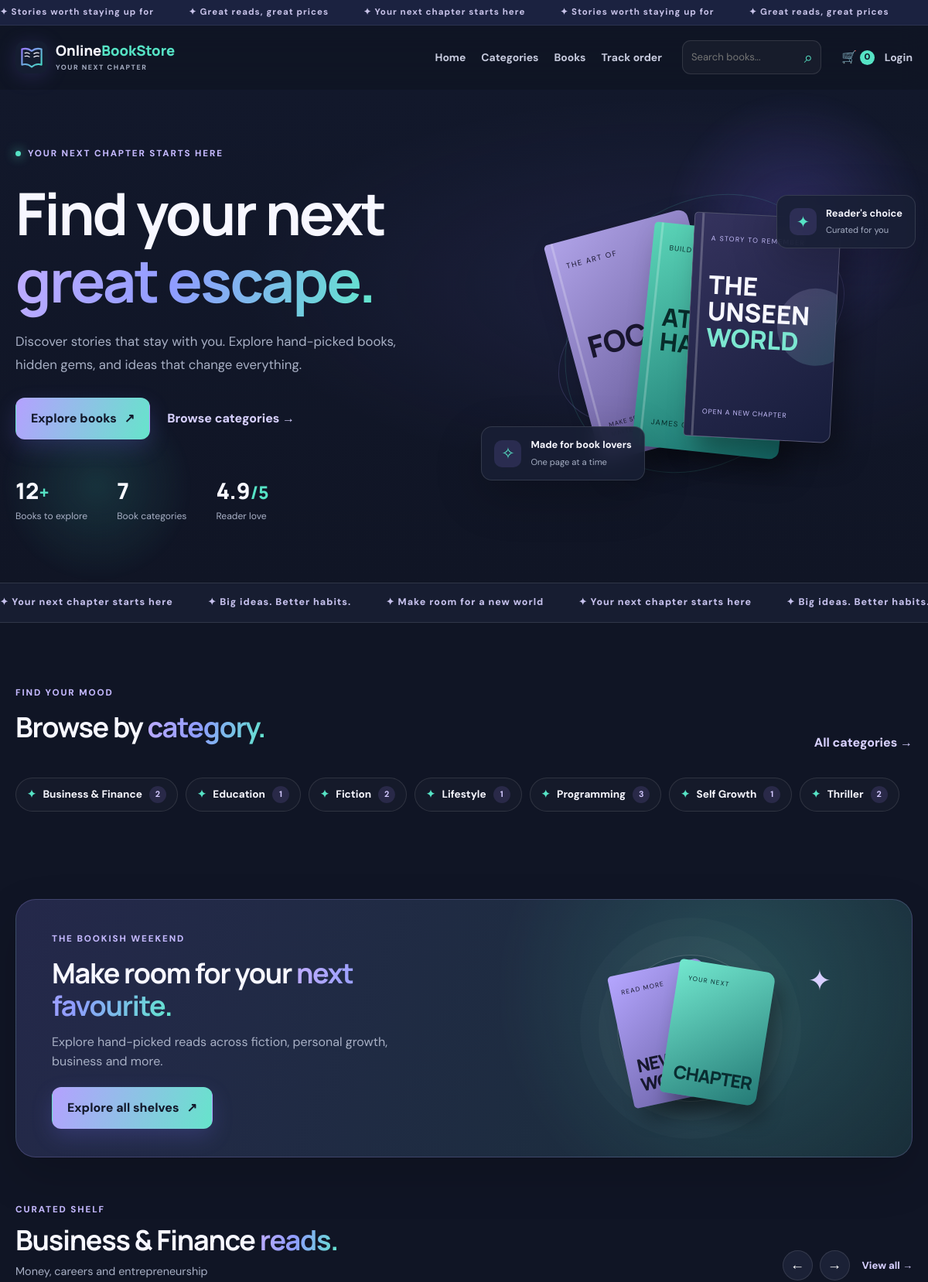
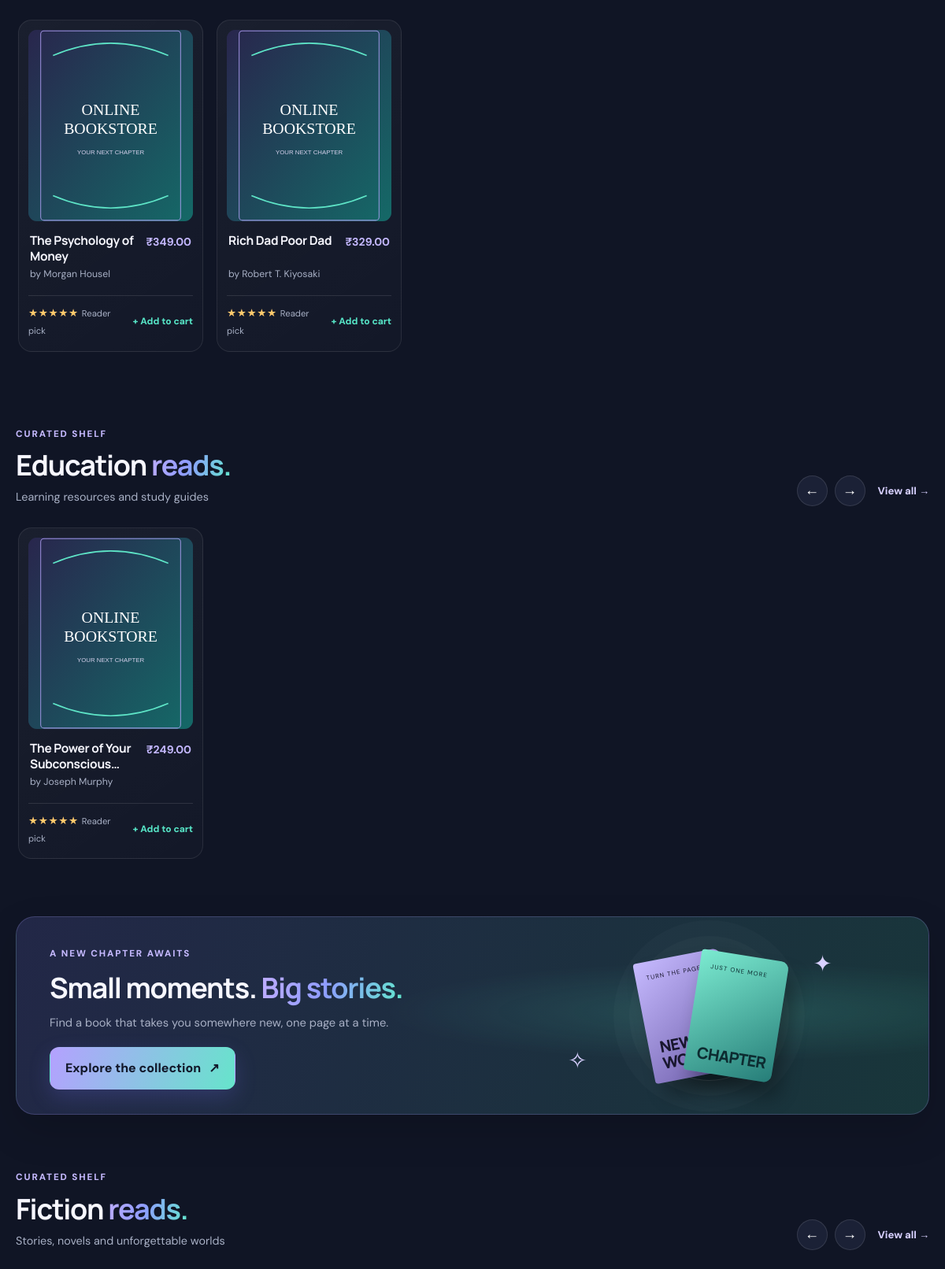
Page /index.php?featured=1 (upper part) on the committed database (2 pictures, top to bottom).
### tables this page shows
CREATE TABLE banners (
  id INT AUTO_INCREMENT PRIMARY KEY,
  title VARCHAR(180) NOT NULL,
  subtitle VARCHAR(255) DEFAULT NULL,
  button_text VARCHAR(80) DEFAULT 'Explore books',
  button_link VARCHAR(255) DEFAULT 'index.php#books',
  background VARCHAR(40) DEFAULT '#18233d',
  is_active TINYINT(1) NOT NULL DEFAULT 1,
  sort_order INT NOT NULL DEFAULT 0
);

CREATE TABLE categories (
  id INT AUTO_INCREMENT PRIMARY KEY,
  name VARCHAR(100) NOT NULL UNIQUE,
  slug VARCHAR(120) NOT NULL UNIQUE,
  description VARCHAR(255) DEFAULT NULL
);

CREATE TABLE books (
  id INT AUTO_INCREMENT PRIMARY KEY,
  category_id INT DEFAULT NULL,
  title VARCHAR(180) NOT NULL,
  author VARCHAR(160) NOT NULL,
  description TEXT,
  price DECIMAL(10,2) NOT NULL DEFAULT 0,
  old_price DECIMAL(10,2) DEFAULT NULL,
  cover VARCHAR(500) DEFAULT NULL,
  stock INT NOT NULL DEFAULT 0,
  is_featured TINYINT(1) NOT NULL DEFAULT 0,
  created_at TIMESTAMP DEFAULT CURRENT_TIMESTAMP,
  FOREIGN KEY (category_id) REFERENCES categories(id) ON DELETE SET NULL
);

### config/config.php (called while the page is built, shortened)
<?php
function e($value) { return htmlspecialchars((string)$value, ENT_QUOTES, 'UTF-8'); }
function money($amount) { return '₹' . number_format((float)$amount, 2); }

### index.php (the view, shortened to what this page needs)
<?php
require_once __DIR__ . '/config/config.php';
$bannerRows = [];
$categories = [];
try {
    $bannerRows = $pdo->query("SELECT * FROM banners WHERE is_active=1 ORDER BY sort_order,id LIMIT 5")->fetchAll();
    $categories = $pdo->query("SELECT c.*, COUNT(b.id) AS book_count FROM categories c LEFT JOIN books b ON b.category_id=c.id GROUP BY c.id ORDER BY c.name")->fetchAll();
} catch (Throwable $e) { $dbProblem = true; }
include __DIR__ . '/includes/header.php';
?>
<main>
<section class="hero">
  <div class="hero-orb orb-one"></div><div class="hero-orb orb-two"></div>
  <div class="container hero-grid">
    <div class="hero-copy reveal">
      <span class="eyebrow"><i></i> YOUR NEXT CHAPTER STARTS HERE</span>
      <h1>Find your next<br><span class="gradient-text">great escape.</span></h1>
      <p>Discover stories that stay with you. Explore hand-picked books, hidden gems, and ideas that change everything.</p>
      <div class="hero-actions"><a class="btn btn-primary" href="#books">Explore books <span>↗</span></a><a class="text-link" href="categories.php">Browse categories →</a></div>
      <div class="hero-stats"><div><strong>12<span>+</span></strong><small>Books to explore</small></div><div><strong>7</strong><small>Book categories</small></div><div><strong>4.9<span>/5</span></strong><small>Reader love</small></div></div>
    </div>
    <div class="hero-art reveal">
      <div class="orbit orbit-one"></div><div class="orbit orbit-two"></div>
      <div class="floating-note note-top"><span>✦</span><div><b>Reader's choice</b><small>Curated for you</small></div></div>
      <div class="hero-book-stack">
        <div class="hero-book book-back"><small>THE ART OF</small><b>FOCUS</b><i>MAKE SPACE FOR WHAT MATTERS</i></div>
        <div class="hero-book book-mid"><small>BUILD BETTER</small><b>ATOMIC<br>HABITS</b><i>JAMES CLEAR</i></div>
        <div class="hero-book book-front"><small>A STORY TO REMEMBER</small><b>THE<br>UNSEEN<br><em>WORLD</em></b><i>OPEN A NEW CHAPTER</i><span class="sun-shape"></span></div>
      </div>
      <div class="floating-note note-bottom"><span>✧</span><div><b>Made for book lovers</b><small>One page at a time</small></div></div>
    </div>
  </div>
</section>
<section class="promo-strip"><div class="promo-track"><?php foreach (array_merge($bannerRows,$bannerRows) as $banner): ?><span>✦ <?= e($banner['title']) ?></span><?php endforeach; ?></div></section>
<section class="section container category-section">
  <div class="section-heading reveal"><div><span class="eyebrow">FIND YOUR MOOD</span><h2>Browse by <span class="gradient-text">category.</span></h2></div><a class="text-link" href="categories.php">All categories →</a></div>
  <div class="category-chips"><?php foreach ($categories as $cat): ?><a class="category-chip" href="index.php?category=<?= (int)$cat['id'] ?>#books"><span>✦</span><?= e($cat['name']) ?><small><?= (int)$cat['book_count'] ?></small></a><?php endforeach; ?></div>
</section>
<section class="store-banner container reveal">
  <div class="store-banner-copy"><span class="eyebrow">THE BOOKISH WEEKEND</span><h2>Make room for your <span class="gradient-text">next favourite.</span></h2><p>Explore hand-picked reads across fiction, personal growth, business and more.</p><a class="btn btn-primary" href="categories.php">Explore all shelves <span>↗</span></a></div>
  <div class="store-banner-art" aria-hidden="true"><span class="banner-spark">✦</span><div class="banner-book banner-book-a"><small>READ MORE</small><b>NEW<br>WORLDS</b></div><div class="banner-book banner-book-b"><small>YOUR NEXT</small><b>CHAPTER</b></div><div class="banner-circle"></div></div>
</section>
<?php $shelfCount = 0; $shelfTotal = count(array_filter($categories, fn($c) => (int)$c['book_count'] > 0)); ?>
<?php foreach ($categories as $cat): ?>
<?php
  $railStmt = $pdo->prepare("SELECT id,title,author,price,old_price,cover,stock FROM books WHERE category_id=? ORDER BY is_featured DESC,id DESC LIMIT 12");
  $railStmt->execute([(int)$cat['id']]); $railBooks = $railStmt->fetchAll();
?>
<?php if ($railBooks): $shelfCount++; ?>
<section class="category-shelf container" aria-label="<?= e($cat['name']) ?> books">
  <div class="shelf-heading"><div><span class="eyebrow">CURATED SHELF</span><h2><?= e($cat['name']) ?> <span class="gradient-text">reads.</span></h2><p><?= e($cat['description'] ?: 'A few good reads picked from this shelf.') ?></p></div><div class="shelf-controls"><button type="button" class="shelf-arrow" data-scroll="left" aria-label="Scroll <?= e($cat['name']) ?> books left">←</button><button type="button" class="shelf-arrow" data-scroll="right" aria-label="Scroll <?= e($cat['name']) ?> books right">→</button><a class="text-link" href="index.php?category=<?= (int)$cat['id'] ?>#books">View all →</a></div></div>
  <div class="book-rail">
  <?php foreach ($railBooks as $book): ?>
    <article class="book-card rail-book-card"><a class="book-cover-wrap" href="book.php?id=<?= (int)$book['id'] ?>"><img src="<?= e($book['cover'] ?: 'assets/img/book-placeholder.svg') ?>" alt="<?= e($book['title']) ?>" loading="lazy" onerror="this.onerror=null;this.src='assets/img/book-placeholder.svg'"><span class="cover-overlay">View book ↗</span></a><div class="book-info"><div><h3><a href="book.php?id=<?= (int)$book['id'] ?>"><?= e($book['title']) ?></a></h3><p>by <?= e($book['author']) ?></p></div><strong><?= money($book['price']) ?></strong></div><div class="book-card-bottom"><span class="rating">★★★★★ <small>Reader pick</small></span><form action="cart.php" method="post"><input type="hidden" name="csrf_token" value="<?= e(csrf_token()) ?>"><input type="hidden" name="action" value="add"><input type="hidden" name="book_id" value="<?= (int)$book['id'] ?>"><button class="mini-link" type="submit" <?= (int)$book['stock'] < 1 ? 'disabled' : '' ?>><?= (int)$book['stock'] < 1 ? 'Out of stock' : '+ Add to cart' ?></button></form></div></article>
  <?php endforeach; ?>
  </div>
</section>
<?php if ($shelfCount % 2 === 0 && $shelfCount < $shelfTotal):
  $midBanners = [
    ['eyebrow'=>'A NEW CHAPTER AWAITS','title'=>'Small moments. <span class="gradient-text">Big stories.</span>','copy'=>'Find a book that takes you somewhere new, one page at a time.','button'=>'Explore the collection','href'=>'categories.php','art'=>'banner-art-books'],
    ['eyebrow'=>'GIVE YOUR CURIOSITY ROOM','title'=>'Ideas worth <span class="gradient-text">getting lost in.</span>','copy'=>'From fresh perspectives to unforgettable adventures, your next read is here.','button'=>'Find your next read','href'=>'categories.php','art'=>'banner-art-orbit']
  ];
  $midBanner = $midBanners[(int)(($shelfCount / 2 - 1) % count($midBanners))];
?>
<section class="inter-shelf-banner container reveal <?= e($midBanner['art']) ?>">
  <div class="inter-banner-copy"><span class="eyebrow"><?= e($midBanner['eyebrow']) ?></span><h2><?= $midBanner['title'] ?></h2><p><?= e($midBanner['copy']) ?></p><a class="btn btn-primary" href="<?= e($midBanner['href']) ?>"><?= e($midBanner['button']) ?> <span>↗</span></a></div>
  <div class="inter-banner-art" aria-hidden="true"><span class="inter-spark spark-one">✦</span><span class="inter-spark spark-two">✧</span><div class="inter-book inter-book-one"><small>TURN THE PAGE</small><b>NEW<br>WORLDS</b></div><div class="inter-book inter-book-two"><small>JUST ONE MORE</small><b>CHAPTER</b></div><div class="inter-banner-orbit"></div></div>
</section>
<?php endif; ?>
<?php endif; ?>
<?php endforeach; ?>
</main>
<?php include __DIR__ . '/includes/footer.php'; ?>

### rows in the picture
banners: title "Your next chapter starts here"
banners: title "Big ideas. Better habits.", title "Big ideas. Better…"
banners: title "Make room for a new world"
categories: name "Business & Finance", book_count "2", description "Money, careers and entrepreneurship"
categories: name "Education", book_count "1", description "Learning resources and study guides", eyebrow "A NEW CHAPTER AWAITS", title "Small moments.", copy "Find a book that takes you somewhere new, one page at a time.", button "Explore the collection"
categories: name "Fiction", book_count "2", description "Stories, novels and unforgettable worlds"
categories: name "Lifestyle", book_count "1"
categories: name "Programming", book_count "3"
categories: name "Self Growth", book_count "1"
categories: name "Thriller", book_count "2"
books: title "The Psychology of Money", author "Morgan Housel", price "₹349.00", stock "+ Add to cart"
books: title "Rich Dad Poor Dad", author "Robert T. Kiyosaki", price "₹329.00", stock "+ Add to cart"
books: title "The Power of Your…", author "Joseph Murphy", price "₹249.00", stock "+ Add to cart"

### other values in the picture
cart_count() "0"
